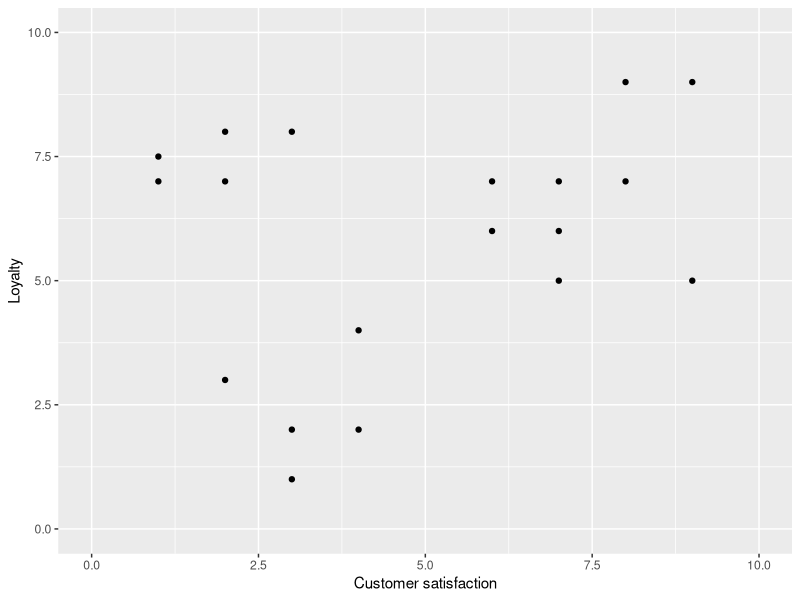
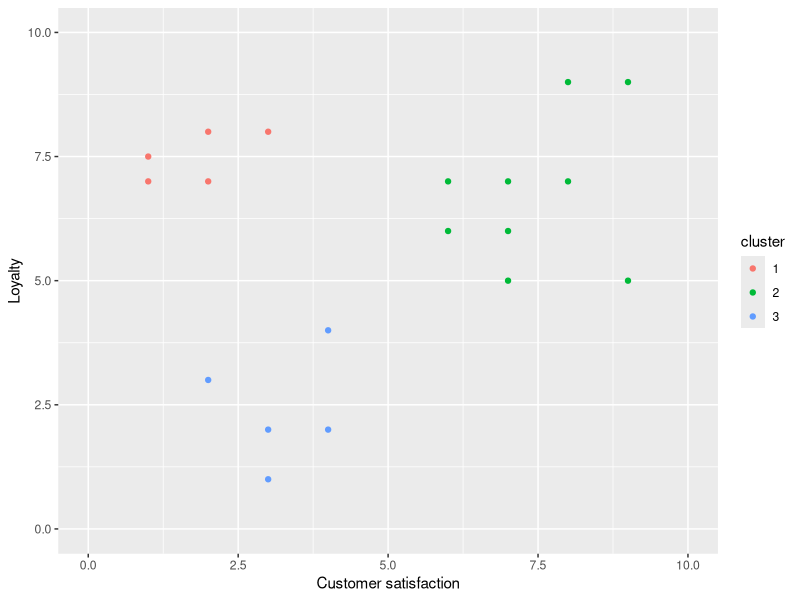
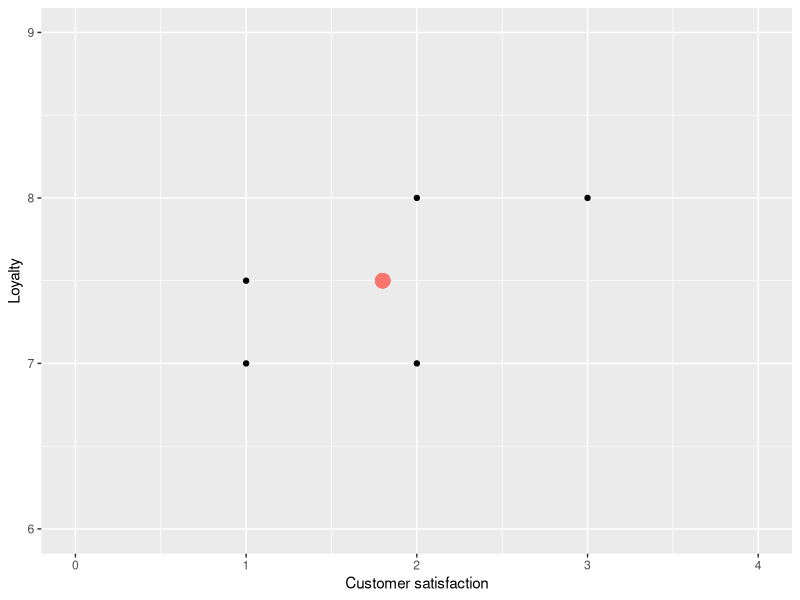
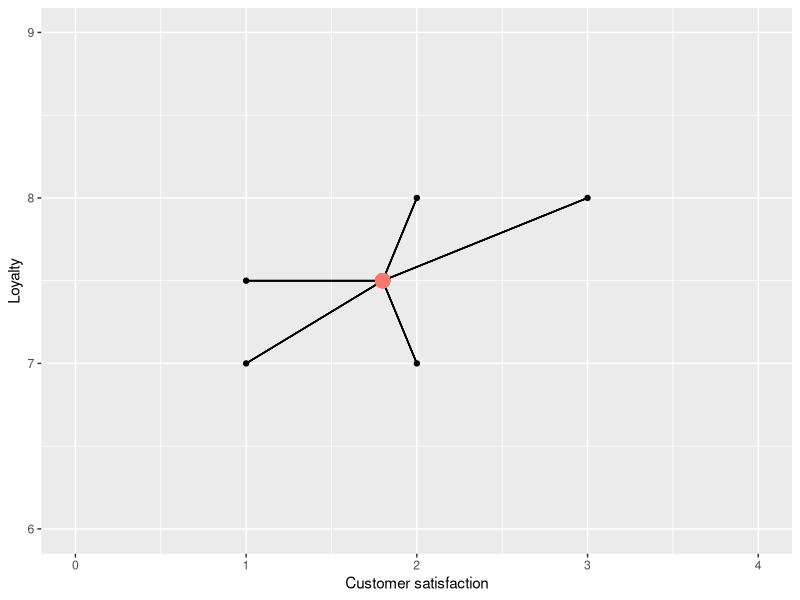
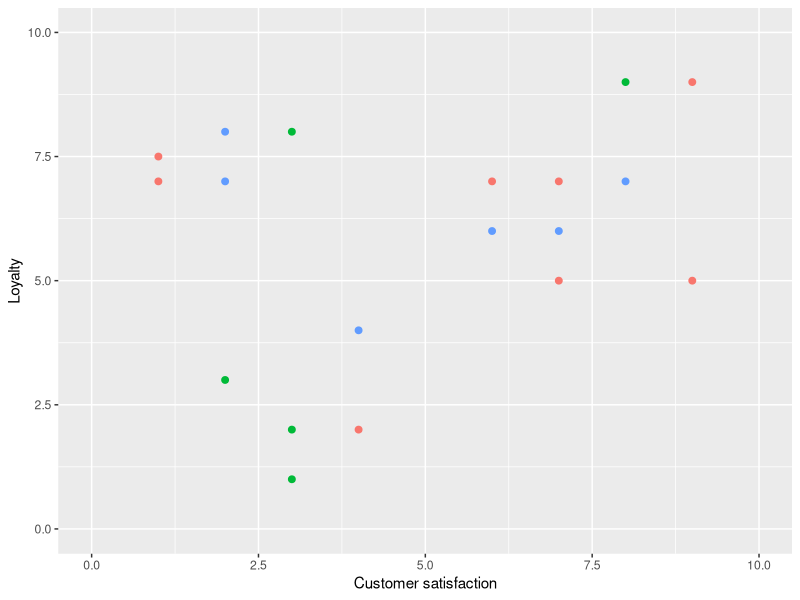
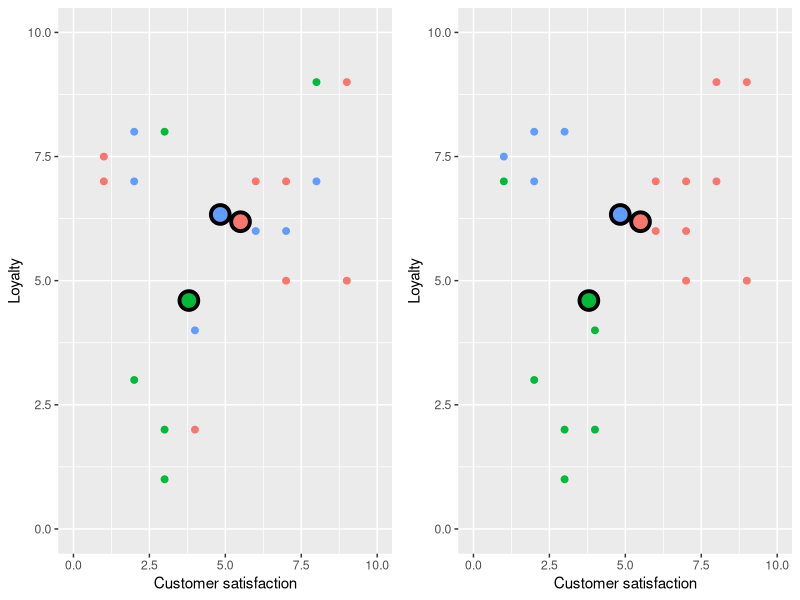
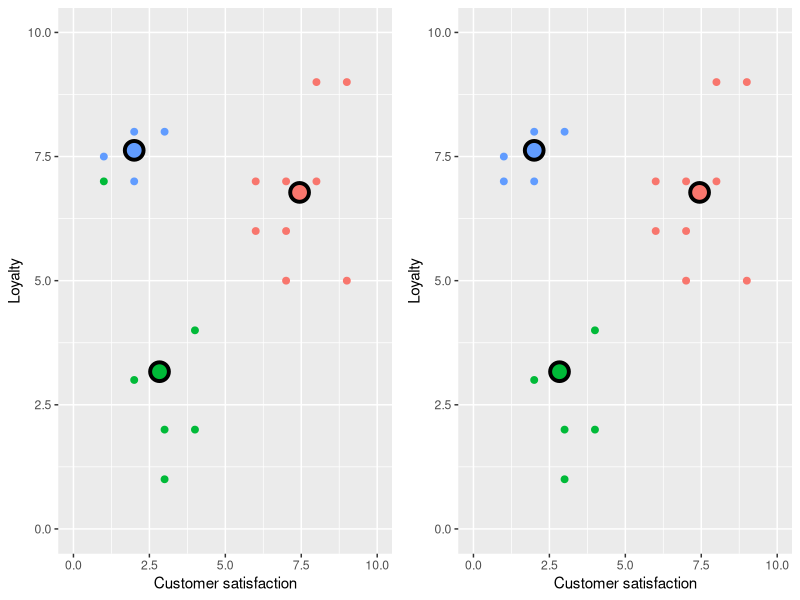
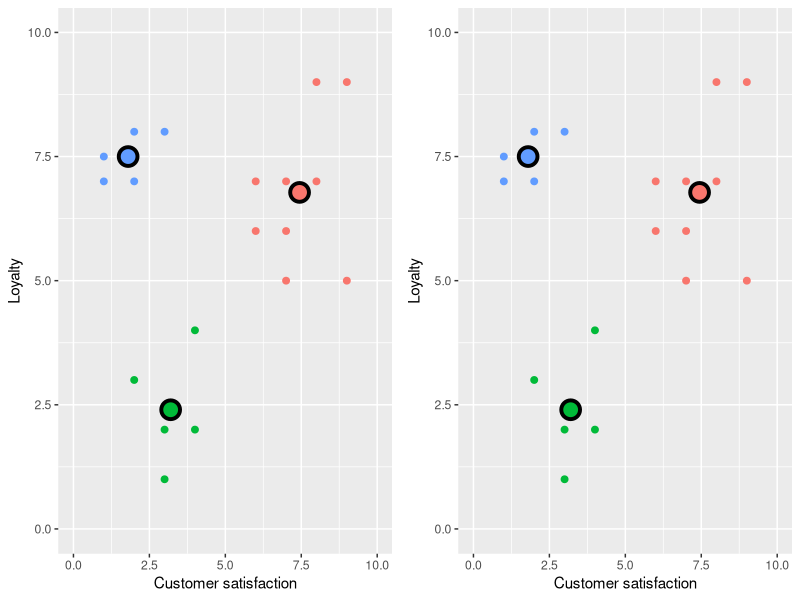

Reproduce these figures in R, in order. (Note: this script raises an error after producing the figures.)
## ---- chunk 1
knitr::opts_chunk$set(warning = FALSE)
## ---- chunk 2
library(tidyverse)
data <- read_csv('data/marketing.csv') %>%
	 mutate(cluster=as_factor(cluster))
marketing_data <- data[,1:2]
## ---- chunk 3
marketing_data
## ---- chunk 4
base <- ggplot(data, aes(y = loyalty, x = csat)) +
  geom_point() +
  xlab("Customer satisfaction") +
  ylab("Loyalty") +
  xlim(c(0, 10)) +
  ylim(c(0, 10))

base
## ---- chunk 5
ggplot(data, aes(y = loyalty, x = csat, color = cluster)) +
  geom_point() +
  xlab("Customer satisfaction") +
  ylab("Loyalty") +
  xlim(c(0, 10)) +
  ylim(c(0, 10))
## ---- chunk 6
library(tidyverse)
#clus1 <- tibble(loyalty = c(7, 7.5, 8, 7, 8),
#               csat = c(1, 1, 2, 2, 3),
#               )
clus1 <- head(marketing_data, 5)
#clus1_center <- clus1 %>% summarize(csat = mean(csat), loyalty = mean(loyalty))
## ---- chunk 7
base <- ggplot(clus1) +
  geom_point(aes(y = loyalty, x = csat)) +
  labs(x = "Customer satisfaction", y = "Loyalty") +
  xlim(c(0, 4)) +
  ylim(c(6, 9)) +
  geom_point(aes(y = mean(loyalty), x = mean(csat), colour="red", size=2.5)) +
  theme(legend.position = "none")
base
## ---- chunk 8
base <- ggplot(clus1) +
  geom_point(aes(y = loyalty, x = csat)) +
  labs(x = "Customer satisfaction", y = "Loyalty") +
  xlim(c(0, 4)) +
  ylim(c(6, 9)) +
  theme(legend.position = "none")

mn <- clus1 %>% summarize(csat = mean(csat), loyalty=mean(loyalty))
for (i in 1:5) {
  base <- base + geom_segment(x = unlist(mn[1, "csat"]), y = unlist(mn[1, "loyalty"]),
                           xend = unlist(clus1[i, "csat"]), yend = unlist(clus1[i, "loyalty"]))
}
base <- base + geom_point(aes(y = mean(loyalty), x = mean(csat), colour="red", size=2.5)) 
base
## ---- chunk 9
library(gridExtra)
set.seed(14)
marketing_data["label"] = factor(sample(1:3, nrow(marketing_data), replace=T))

plt_lbl <- ggplot(marketing_data, aes(y = loyalty, x = csat, colour=label)) +
    geom_point(size=2) +
    xlab("Customer satisfaction") +
    ylab("Loyalty") +
    xlim(c(0, 10)) +
    ylim(c(0, 10)) + 
    theme(legend.position = "none")
print(plt_lbl)
## ---- chunk 10
for (i in 1:4){
    #compute centers
    centers <- marketing_data %>% group_by(label) %>% summarize_all(funs(mean))
    nclus = nrow(centers)
    #replot with centers
    plt_ctr <- ggplot(marketing_data, aes(y = loyalty, x = csat, colour=label)) +
        geom_point(size=2) +
        xlab("Customer satisfaction") +
        ylab("Loyalty") +
        xlim(c(0, 10)) +
        ylim(c(0, 10)) + 
        theme(legend.position = "none") +
        geom_point(data = centers, aes(y = loyalty, x = csat, fill = label), size=5, shape = 21, stroke = 2, colour = "black") 
    
    #reassign labels
    dists <- rbind(centers, marketing_data) %>% 
           select("csat", "loyalty") %>%
           dist() %>%
           as.matrix()
    dists <- as_tibble(dists[-(1:nclus),1:nclus])
    marketing_data <- marketing_data %>% mutate(label = apply(dists, 1, function(x) names(x)[which.min(x)]))
    
    plt_lbl <- ggplot(marketing_data, aes(y = loyalty, x = csat, colour=label)) +
        geom_point(size = 2) +
        xlab("Customer satisfaction") +
        ylab("Loyalty") +
        xlim(c(0, 10)) +
        ylim(c(0, 10)) + 
        theme(legend.position = "none") +
        geom_point(data = centers, aes(y = loyalty, x = csat, fill = label), size=5, shape = 21, stroke = 2, colour = "black") 
    
    #to generate the animated version, get rid of grid.arrange and use the below two lines
    #set the figure width to 4.35 too
    #print(plt_ctr)
    #print(plt_lbl)
    grid.arrange(plt_ctr, plt_lbl, nrow = 1)
}
## ---- chunk 11
set.seed(9)
marketing_data["label"] = factor(sample(1:3, nrow(marketing_data), replace=T))

plt_lbl <- ggplot(marketing_data, aes(y = loyalty, x = csat, colour=label)) +
    geom_point(size = 2) +
    xlab("Customer satisfaction") +
    ylab("Loyalty") +
    xlim(c(0, 10)) +
    ylim(c(0, 10)) + 
    theme(legend.position = "none")
print(plt_lbl)
## ---- chunk 12
for (i in 1:5){
    #compute centers
    centers <- marketing_data %>% group_by(label) %>% summarize_all(funs(mean))
    nclus = nrow(centers)
    #replot with centers
    plt_ctr <- ggplot(marketing_data, aes(y = loyalty, x = csat, colour=label)) +
        geom_point(size = 2) +
        xlab("Customer satisfaction") +
        ylab("Loyalty") +
        xlim(c(0, 10)) +
        ylim(c(0, 10)) + 
        theme(legend.position = "none") +
        geom_point(data = centers, aes(y = loyalty, x = csat, fill = label), size=5, shape = 21, stroke = 2, colour = "black") 
    
    #reassign labels
    dists <- rbind(centers, marketing_data) %>% 
           select("csat", "loyalty") %>%
           dist() %>%
           as.matrix()
    dists <- as_tibble(dists[-(1:nclus),1:nclus])
    marketing_data <- marketing_data %>% mutate(label = apply(dists, 1, function(x) names(x)[which.min(x)]))
    
    plt_lbl <- ggplot(marketing_data, aes(y = loyalty, x = csat, colour=label)) +
        geom_point(size = 2) +
        xlab("Customer satisfaction") +
        ylab("Loyalty") +
        xlim(c(0, 10)) +
        ylim(c(0, 10)) + 
        theme(legend.position = "none") +
        geom_point(data = centers, aes(y = loyalty, x = csat, fill = label), size=5, shape = 21, stroke = 2, colour = "black") 
    
    #print(plt_ctr)
    #print(plt_lbl)
    grid.arrange(plt_ctr, plt_lbl, nrow = 1)
}
## ---- chunk 13
library(broom)
set.seed(3)
kclusts <- tibble(k = 1:9) %>%
  mutate(
    kclust = map(k, ~kmeans(marketing_data[-3], .x)),
    tidied = map(kclust, tidy),
    glanced = map(kclust, glance),
    augmented = map(kclust, augment, marketing_data[-3])
  )

clusters <- kclusts %>%
  unnest(tidied)

assignments <- kclusts %>% 
  unnest(augmented)

clusterings <- kclusts %>%
  unnest(glanced, .drop = TRUE)

assignments$k <- factor(assignments$k)
levels(assignments$k) <- c("1 Cluster", "2 Clusters", "3 Clusters", "4 Clusters", "5 Clusters", "6 Clusters", "7 Clusters", "8 Clusters", "9 Clusters") 

clusters$k <- factor(clusters$k)
levels(clusters$k) <- c("1 Cluster", "2 Clusters", "3 Clusters", "4 Clusters", "5 Clusters", "6 Clusters", "7 Clusters", "8 Clusters", "9 Clusters") 


p1 <- ggplot(assignments, aes(csat, loyalty)) +
  geom_point(aes(color = .cluster, size = 3)) + 
  facet_wrap(~ k) +
  labs(x = 'Customer satisfaction', y = 'Loyalty', colour = 'Cluster') +
  theme(text = element_text(size=20), legend.position = "none") +
  geom_point(data = clusters %>% mutate(csat = x2, loyalty = x1), aes(fill = cluster), colour = "black", size = 5, shape = 21, stroke = 2)

p1
## ---- chunk 14
p2 <- ggplot(clusterings, aes(x = k, y = tot.withinss)) +
        geom_point(size = 2) +
        geom_line() +
        #annotate(geom = "line", x = 4, y = 35, xend = 2.65, yend = 27, arrow = arrow(length = unit(2, "mm"))) +
        geom_segment (aes (x = 4, y = 75, xend = 3.1, yend = 44), arrow = arrow (length = unit (0.2, "cm"))) +
        annotate("text", x = 4.4, y = 83, label="Elbow", size = 7, colour = "blue") +
        labs(x = "# Clusters", y = "Total WSSD") +
        theme(text = element_text(size=20)) + 
        scale_x_continuous(breaks = 1:9)
p2
## ---- chunk 15
unscaled_data <- read_csv('data/marketing.csv') %>%
	mutate(cluster=as_factor(cluster)) %>% 
  select(loyalty, csat)
## ---- chunk 16
scaled_data <- map_df(unscaled_data, scale)
scaled_data
## ---- chunk 17
set.seed(1234)
marketing_clust <- kmeans(marketing_data, centers = 3)
marketing_clust
## ---- chunk 18
clustered_data <- augment(marketing_clust, marketing_data)
clustered_data
## ---- chunk 19

cluster_plot <- ggplot(clustered_data, 
                       aes(x = csat, y = loyalty, colour = .cluster), 
                       size=2) +
  geom_point() +
  labs(x = 'Customer satisfaction', y = 'Loyalty', colour = 'Cluster')
cluster_plot
## ---- chunk 20
glance(marketing_clust)
## ---- chunk 21
marketing_clust_ks <- tibble(k = 1:9) 
marketing_clust_ks
## ---- chunk 22
marketing_clust_ks <- tibble(k = 1:9) %>%
  mutate(marketing_clusts = map(k, function(ks) kmeans(marketing_data, ks)))
marketing_clust_ks
## ---- chunk 23
marketing_clust_ks <- tibble(k = 1:9) %>%
  mutate(marketing_clusts = map(k, ~kmeans(marketing_data, .x)),
         glanced = map(marketing_clusts, glance)) 
marketing_clust_ks
## ---- chunk 24
clustering_statistics <- marketing_clust_ks %>%
  unnest(glanced)

clustering_statistics
## ---- chunk 25
elbow_plot <- ggplot(clustering_statistics, aes(x = k, y = tot.withinss)) +
  geom_point() +
  geom_line() +
  xlab("K") +
  ylab("Total within-cluster sum of squares")+
  scale_x_continuous(breaks = 1:9)
elbow_plot
## ---- chunk 26
marketing_clust_ks <- tibble(k = 1:9) %>%
  mutate(marketing_clusts = map(k, ~kmeans(marketing_data, nstart = 10, .x)),
         glanced = map(marketing_clusts, glance)) 

clustering_statistics <- marketing_clust_ks %>%
  unnest(glanced)

elbow_plot <- ggplot(clustering_statistics, aes(x = k, y = tot.withinss)) +
  geom_point() +
  geom_line() +
  xlab("K") +
  ylab("Total within-cluster sum of squares")+
  scale_x_continuous(breaks = 1:9)
elbow_plot
